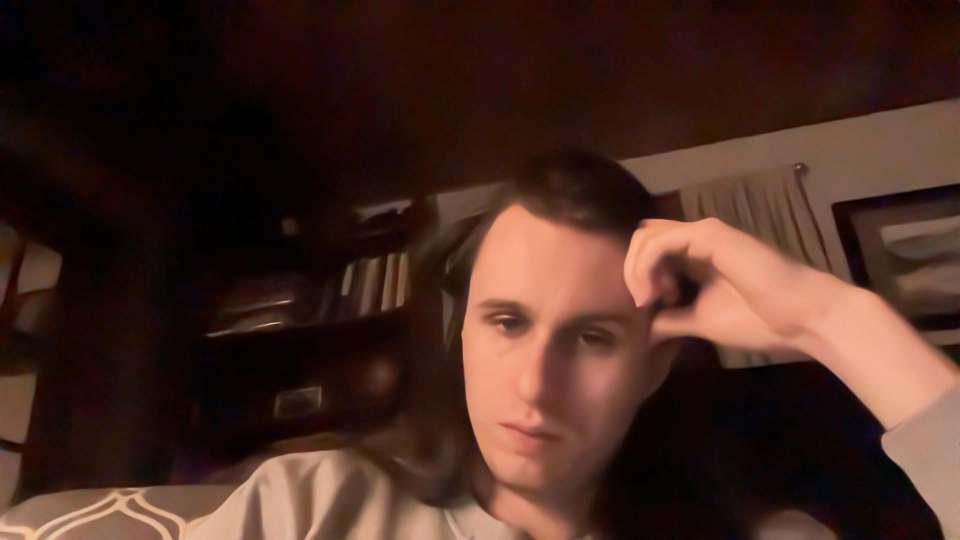
#> input picture test.jpg, 1920 x 1080 px (shown at 1/2 size)
$ python -i motion_detection.py   (imports and definitions only)
#> lines starting #> are read from the running program, lines starting #| are printed output that depends on the picture
import cv2
import numpy as np

class MotionDetector:
    def __init__(self, mode="auto", sensitivity=0.25, min_area=300):
        """
        mode: "auto", "normal", or "lowlight"
        sensitivity: 0 to 1, lower = more sensitive
        min_area: minimum area of motion (in pixels) to count as motion
        """
        self.mode = mode
        self.sensitivity = sensitivity
        self.min_area = min_area
        self.previous_frame = None
        self.motion_detected = False

    def detect_motion(self, frame):
        # Convert to grayscale if needed
        if frame.ndim == 3:
            gray = cv2.cvtColor(frame, cv2.COLOR_BGR2GRAY)
        else:
            gray = frame.copy()

        # Resize if needed (optional for lores)
        # gray = cv2.resize(gray, (320, 240))

        # Blur to reduce noise, keep small kernel for low light
        gray = cv2.blur(gray, (3, 3))

        if self.previous_frame is None:
            self.previous_frame = gray
            return False

        if self.mode == "auto":
            return self._detect_motion_auto(gray)
        elif self.mode == "normal":
            return self._detect_motion_normal(gray)
        elif self.mode == "lowlight":
            return self._detect_motion_lowlight(gray)
        else:
            raise ValueError("Invalid motion mode")

    def _detect_motion_auto(self, gray):
        # Basic logic to switch based on contrast (e.g., IR mode)
        contrast = gray.std()
        if contrast < 15:
            return self._detect_motion_lowlight(gray)
        else:
            return self._detect_motion_normal(gray)

    def _detect_motion_normal(self, gray):
        delta = cv2.absdiff(self.previous_frame, gray)
        _, thresh = cv2.threshold(delta, int(255 * self.sensitivity), 255, cv2.THRESH_BINARY)
        thresh = cv2.dilate(thresh, None, iterations=2)

        contours, _ = cv2.findContours(thresh, cv2.RETR_EXTERNAL, cv2.CHAIN_APPROX_SIMPLE)
        self.motion_detected = any(cv2.contourArea(c) > self.min_area for c in contours)

        self.previous_frame = gray
        return self.motion_detected

    def _detect_motion_lowlight(self, gray):
        delta = cv2.absdiff(self.previous_frame, gray)
        _, thresh = cv2.threshold(delta, 8, 255, cv2.THRESH_BINARY)  # Lower threshold for IR
        thresh = cv2.dilate(thresh, None, iterations=1)

        # Add pixel count fallback for IR
        motion_pixels = cv2.countNonZero(thresh)
        self.motion_detected = motion_pixels > (self.min_area * 2)

        self.previous_frame = gray
        return self.motion_detected

    def get_motion_status(self):
        return self.motion_detected

    def reset(self):
        self.previous_frame = None
        self.motion_detected = False

>>> import cv2
>>> picture = cv2.imread('test.jpg')
#> picture is the input picture: shape (1080, 1920, 3); mean B, G, R 33.7, 42.7, 70.4
>>> result = MotionDetector().detect_motion(picture)
#> in detect_motion, `gray = cv2.cvtColor(frame, cv2.COLOR_BGR2GRAY)`:
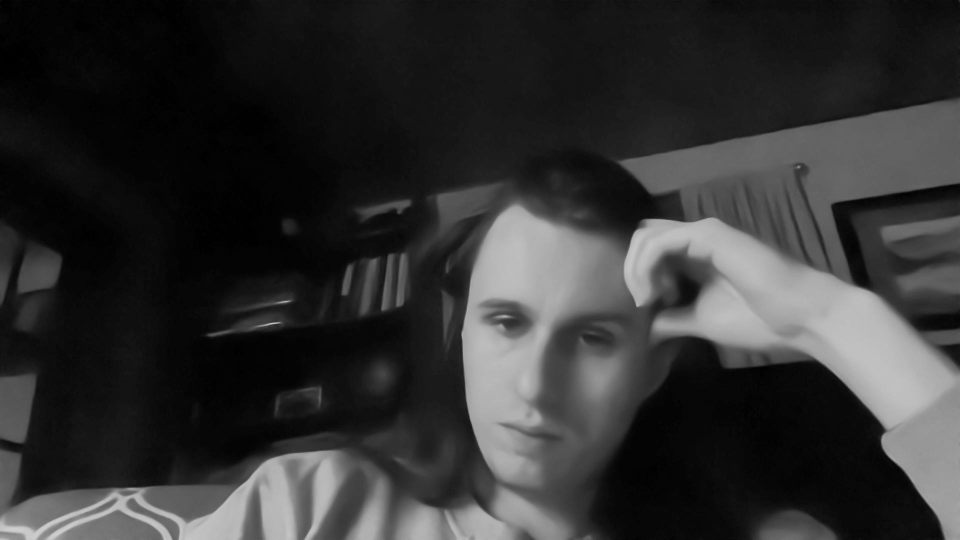
#> gray: shape (1080, 1920) (shown at 1/2 size); min 0, max 211, mean 50
#> result = False
